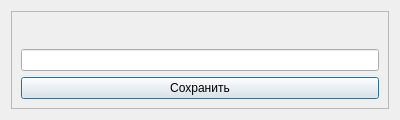
<?xml version="1.0" encoding="UTF-8"?>
<ui version="4.0">
 <class>UpdateParentDialogWindow</class>
 <widget class="QDialog" name="UpdateParentDialogWindow">
  <property name="geometry">
   <rect>
    <x>0</x>
    <y>0</y>
    <width>400</width>
    <height>107</height>
   </rect>
  </property>
  <property name="windowTitle">
   <string>Изменить</string>
  </property>
  <layout class="QVBoxLayout" name="verticalLayout_2">
   <item>
    <widget class="QFrame" name="frame">
     <property name="frameShape">
      <enum>QFrame::StyledPanel</enum>
     </property>
     <property name="frameShadow">
      <enum>QFrame::Raised</enum>
     </property>
     <layout class="QVBoxLayout" name="verticalLayout">
      <item>
       <widget class="QLabel" name="UpdateWindowName">
        <property name="font">
         <font>
          <pointsize>14</pointsize>
          <weight>75</weight>
          <bold>true</bold>
         </font>
        </property>
        <property name="text">
         <string/>
        </property>
        <property name="alignment">
         <set>Qt::AlignCenter</set>
        </property>
       </widget>
      </item>
      <item>
       <widget class="QLineEdit" name="ParentInput"/>
      </item>
      <item>
       <widget class="QPushButton" name="SaveParentButton">
        <property name="text">
         <string>Сохранить</string>
        </property>
       </widget>
      </item>
     </layout>
    </widget>
   </item>
  </layout>
 </widget>
 <resources/>
 <connections/>
</ui>
